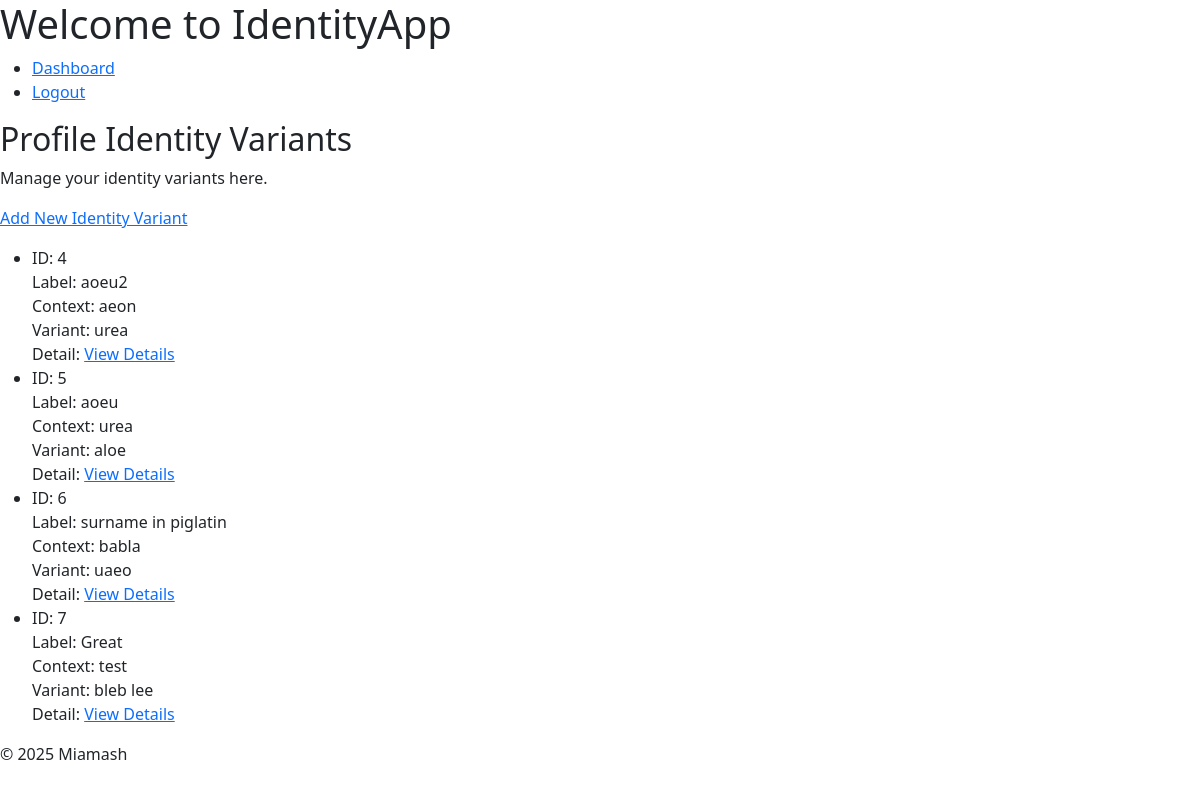
The page /profile/identity-variant/ (signed in) on the database as committed earlier.
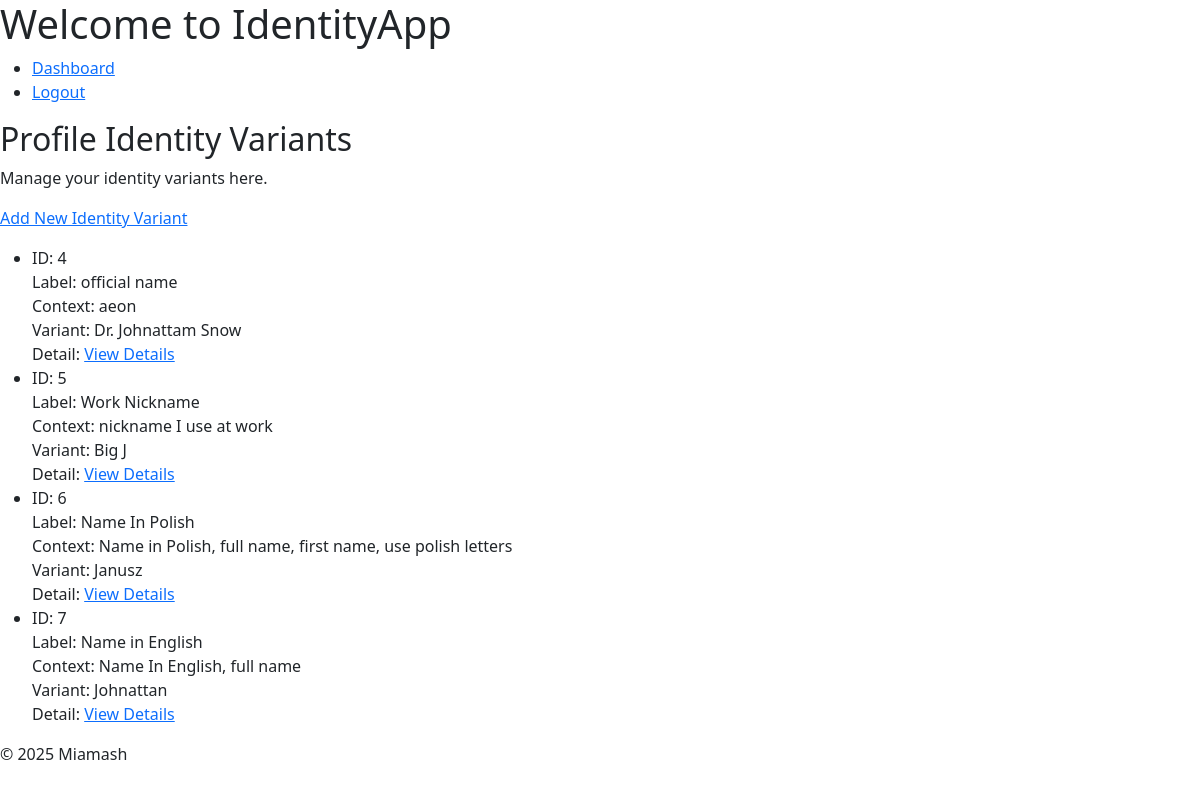
The same page on the database as committed later.
### core/models.py (models this page shows, shortened)
class ProfileIdentityVariant(models.Model):
    user = models.ForeignKey(User, on_delete=models.CASCADE, related_name='identity_variants')
    label = models.CharField(max_length=50)
    context = models.TextField(blank=True)
    variant = models.CharField(max_length=100)

### web/views.py (the view)
# urls.py: path('profile/identity-variant/', ProfileIdentityVariantListView.as_view(), name='profile-identity-variant-list'),
class ProfileIdentityVariantListView(ProfileIdentityVariantOwnerPermissionMixin, ListView):
    template_name = 'web/private/profile_identity_variant_list.html'
    context_object_name = 'profile_identity_variants'

### web/permissions.py (called while the page is built)
    def get_queryset(self):
        return self.model.objects.filter(user=self.request.user)

### web/templates/web/private/profile_identity_variant_list.html
{% extends "web/private/base.html" %}
{% block content %}
<h2>Profile Identity Variants </h2>
<p>Manage your identity variants here.</p>
<p>
    <a href="{% url 'profile-identity-variant-create' %}">Add New Identity Variant</a>
</p>
<p>
    {% if profile_identity_variants %}
        <ul>
            {% for variant in profile_identity_variants %}
                <li>
                    ID: {{ variant.id }}<br>
                    Label: {{ variant.label }}<br>
                    Context: {{ variant.context }}<br>
                    Variant: {{ variant.variant }}<br>
                    Detail: <a href="{% url 'profile-identity-variant-detail' variant.id %}">View Details</a><br>
                </li>
            {% endfor %}
        </ul>
    {% else %}
        <p>No identity variants found.</p>
    {% endif %}
</p>
{% endblock %}

### web/templates/web/private/base.html (shortened to what this page needs)
<!DOCTYPE html>
<html lang="en">
<head>
    {% load django_bootstrap5 %}
    {% bootstrap_css %}
</head>
<body>
    <header>
        <h1>Welcome to IdentityApp</h1>
    </header>
    <nav>
        <ul>
            <li><a href="{% url 'dashboard' %}">Dashboard</a></li>
            <li><a href="{% url 'account_logout' %}">Logout</a></li>
        </ul>
    <main>
        {% block content %}
        {% endblock %}
    </main>
    <footer>
        <p>&copy; 2025 Miamash</p>
    </footer>
</body>
</html>

Rows that differ between the two databases and show on the page:
changed ProfileIdentityVariant "aeon": label "aoeu2" → "official name"; variant "urea" → "Dr. Johnattam Snow"
changed ProfileIdentityVariant id 5: label "aoeu" → "Work Nickname"; context "urea" → "nickname I use at work"; variant "aloe" → "Big J"
changed ProfileIdentityVariant id 6: label "surname in piglatin" → "Name In Polish"; context "babla" → "Name in Polish, full name, first name, use polish letters"; variant "uaeo" → "Janusz"
changed ProfileIdentityVariant id 7: label "Great" → "Name in English"; context "test" → "Name In English, full name"; variant "bleb lee" → "Johnattan"
